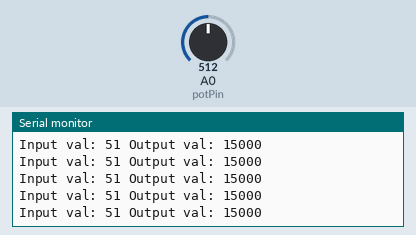
A program run on a simulated Teensy 3. Parts: the last lines printed to the serial monitor. The inputs (shaded band) are chosen by the test bench; at power-on: A0 (potPin) = 512 (analog values on the 0–1023 scale).

Above: at 1.2 s.
1.3 s: A0 (potPin) set to 716
At 2.2 s:
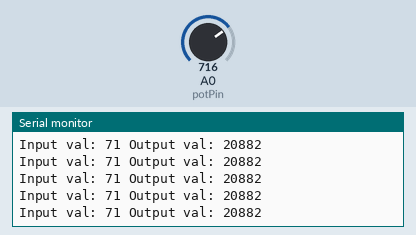
2.8 s: A0 (potPin) set to 900
At 3.7 s:
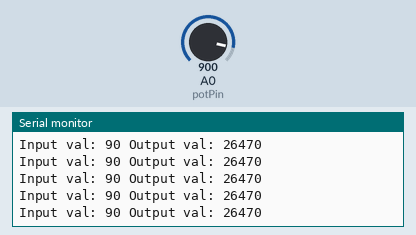
Timing chart, 0 to 5.8 s (numbered marks = the images above; inputs shaded):
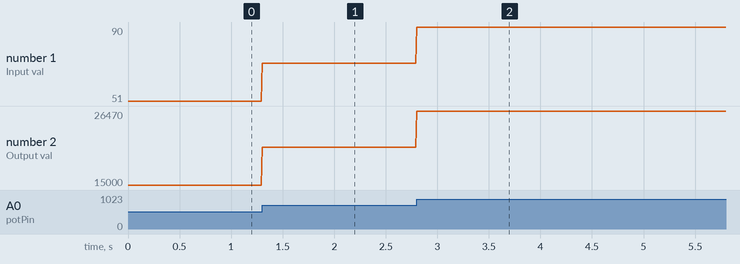

Measured:
- after the input at 1.3 s, the serial monitor: prints a new line at once (image 1)
- after the input at 2.8 s, the serial monitor: prints a new line at once (image 2)
- plotted number 1: 51 → 71 after the input at 1.3 s, 71 → 90 after the input at 2.8 s
- plotted number 2: 15000 → 20882 after the input at 1.3 s, 20882 → 26470 after the input at 2.8 s

The program:

main.cpp
```cpp
/*
Flynn Stilwell May 2020

This program maps a potentiometer ADC reading to a certain range.

*/


#include <Arduino.h>

#define potPin 14

//Declare Variables
uint32_t scanTime = 10000;

//Mapping Variables
uint32_t inputPot = 0;
const uint32_t inputMin = 0;
const uint32_t inputMax = 102;

uint32_t outputPeriod = 0;
const uint32_t outputPeriodMin = 1; //Minimum value of 1 to prevent dividing by 0 later
const uint32_t outputPeriodMax = 30000; //30,000 usecs

void setup() {
 pinMode(potPin, INPUT);
 analogReadResolution(10); //10bit ADC
 Serial.begin(115200);
}

void loop() {
 static uint32_t previousTime_us = 0;

 //Format input signal
 inputPot = analogRead(potPin)/10; //Divide by 10 for more stable values

 //Map input to output range

 outputPeriod = map(inputPot, inputMin, inputMax, outputPeriodMin, outputPeriodMax);

 //outputPeriod = (inputPot - inputMin)/(inputMax - inputMin);
 //outputPeriod = outputPeriod*(outputPeriodMax - outputPeriodMin) + outputPeriodMin;


 //Print Results
 Serial.print("Input val: ");
 Serial.print(inputPot);
 Serial.print(" Output val: ");
 Serial.println(outputPeriod);

//Configure scan time
 while((micros()-previousTime_us) <= scanTime) {
   //do nothing
 }
 previousTime_us = micros();
}
```
